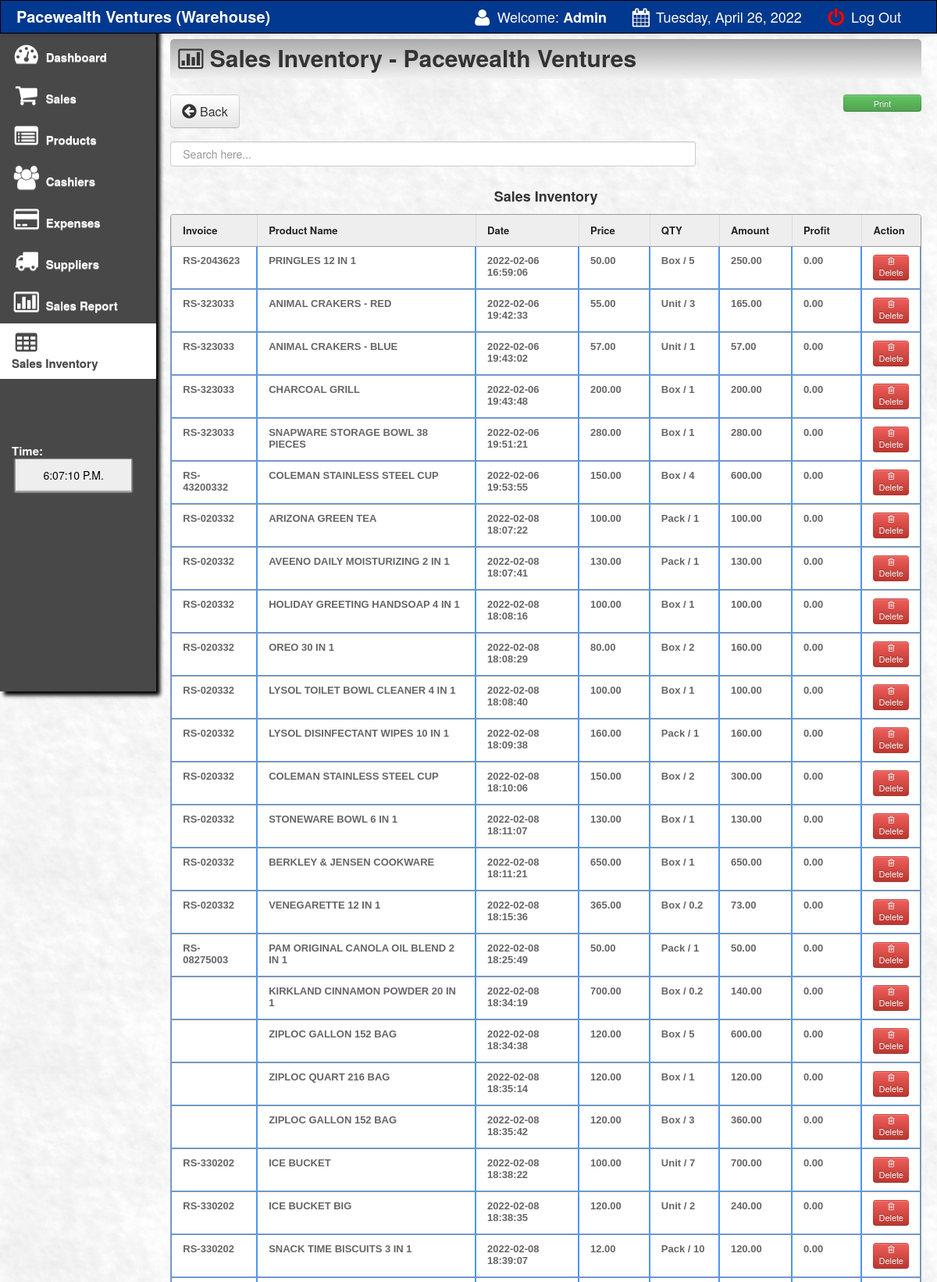
The page /main/sales_inventory.php (signed in, upper part) on the database its author committed.
### tables this page shows
CREATE TABLE `sales_order` (
  `transaction_id` int(11) NOT NULL,
  `invoice` varchar(100) NOT NULL,
  `product` varchar(100) NOT NULL,
  `qty` varchar(100) NOT NULL,
  `amount` varchar(100) NOT NULL,
  `profit` varchar(100) NOT NULL,
  `barcode` varchar(150) NOT NULL,
  `product_name` varchar(200) NOT NULL,
  `price` varchar(100) NOT NULL,
  `date` datetime NOT NULL
);

CREATE TABLE `products` (
  `product_id` int(11) NOT NULL,
  `barcode` varchar(50) NOT NULL,
  `product_name` varchar(200) NOT NULL,
  `expiry_date` date NOT NULL,
  `o_price` varchar(100) NOT NULL,
  `price` varchar(100) NOT NULL,
  `profit` varchar(100) NOT NULL,
  `measure` varchar(20) NOT NULL,
  `qty_left` decimal(10,2) NOT NULL,
  `qty` decimal(10,2) NOT NULL
);

### main/sales_inventory.php (the view, shortened to what this page needs)
<html>
<head>
 <link href="css/bootstrap.css" rel="stylesheet">
    <link rel="stylesheet" type="text/css" href="css/DT_bootstrap.css">
  <link rel="stylesheet" href="css/font-awesome.min.css">
    <link href="css/bootstrap-responsive.css" rel="stylesheet">
<link href="../style.css" media="screen" rel="stylesheet" type="text/css" />
<link href="src/facebox.css" media="screen" rel="stylesheet" type="text/css" />
<link rel="stylesheet" href="print.css" type="text/css" media="print">
<link rel="stylesheet" type="text/css" href="tcal.css" />
</head>
<?php
function createRandomPassword() {
	$chars = "003232303232023232023456789";
	$i = 0;
	$pass = '' ;
	while ($i <= 7) {
		$num = rand() % 33;
		$tmp = substr($chars, $num, 1);
		$pass = $pass . $tmp;
		$i++;
	}
	return $pass;
}
$finalcode='RS-'.createRandomPassword();
?>
<body>
<?php include('navfixed.php');?>
<div class="container-fluid">
      <div class="row-fluid">
	<div class="span2">
          <div class="well sidebar-nav noprint">
              <ul class="nav nav-list">
			  <li><a href="index.php"><i class="icon-dashboard icon-2x"></i> Dashboard </a></li>
				<li><a href="sales.php?id=cash&invoice=<?php echo $finalcode ?>"><i class="icon-shopping-cart icon-2x"></i> Sales</a></li>
				<li><a href="products.php"><i class="icon-list-alt icon-2x"></i> Products</a></li>
				<li><a href="cashier.php"><i class="icon-group icon-2x"></i> Cashiers</a></li>
				<li><a href="expenses.php?d1=0&d2=0"><i class="icon-credit-card icon-2x"></i> Expenses</a></li>
				<li><a href="supplier.php"><i class="icon-truck icon-2x"></i> Suppliers</a></li>
				<li><a href="salesreport.php?d1=0&d2=0"><i class="icon-bar-chart icon-2x"></i> Sales Report</a></li>
				<li class="active"><a href="sales_inventory.php"><i class="icon-table icon-2x"></i><br> Sales Inventory</a></li>
			<br><br><br><br>
			<li>
			 <div class="hero-unit-clock">
			<form name="clock">
			<font color="white">Time: <br></font>&nbsp;<input style="width:150px;" type="submit" class="trans" name="face" value="">
			</form>
			  </div>
			</li>
				</ul>
          </div>
        </div>
	<div class="span10">
	<div class="contentheader">
			<i class="icon-bar-chart"></i> Sales Inventory - Pacewealth Ventures
			</div>
<br>
<a  href="index.php"><button class="btn btn-default btn-large noprint" style="float: left;"><i class="icon icon-circle-arrow-left icon-large"></i> Back</button></a>
	<div style="float:right;">
	<a href="javascript:window.print()" ><button  style="float:right; width: 100px;" class="btn btn-success btn-mini noprint"> Print</button></a>
</div>
<br>
<br>
<br>
<div class="noprint">
<input type="text" style="padding:15px;" name="filter" value="" id="filter" placeholder="Search here..." autocomplete="off" />
</div>
<div class="content" id="content">
<br><br><br>
<center><strong class="noprint">Sales Inventory</strong></center>
<table class="table table-bordered" id="resultTable" data-responsive="table" style="text-align: left;">
	<thead>
		<tr>
			<th width="12%"> Invoice </th>
			<th width="33%"> Product Name </th>
			<th width="15%"> Date </th>
			<th width="10%"> Price </th>
			<th width="10%"> QTY </th>
			<th width="10%"> Amount </th>
			<th width="10%"> Profit </th>
			<th class="noprint"> Action </th>
		</tr>
	</thead>
	<tbody>
			<?php
			function formatMoney($number, $fractional=false) {
					if ($fractional) {
						$number = sprintf('%.2f', $number);
					}
					while (true) {
						$replaced = preg_replace('/(-?\d+)(\d\d\d)/', '$1,$2', $number);
						if ($replaced != $number) {
							$number = $replaced;
						} else {
							break;
						}
					}
					return $number;
				}
				include('../connect.php');
				$result = $db->prepare("SELECT *, sales_order.qty AS qty FROM sales_order JOIN products ON sales_order.product = products.product_id ORDER by date");
				$result->execute();
				for($i=0; $row = $result->fetch(); $i++){
			?>
			<tr class="record">
			<td><?php echo $row['invoice']; ?></td>
			<td><?php echo $row['product_name']; ?></td>
			<td><?php echo $row['date']; ?></td>
			<td><?php $price=$row['price']; echo formatMoney($price, true); ?></td>
			<td><?php echo $row['measure']." / ".$row['qty'] ?></td>
			<td><?php $oprice=$row['amount']; echo formatMoney($oprice, true); ?></td>
			<td><?php $pprice=$row['profit']; echo formatMoney($pprice, true); ?></td>
			<td class="noprint"><a href="deletesalesinventory.php?id=<?php echo $row['transaction_id']; ?>&qty=<?php echo $row['qty'];?>"><button class="btn btn-mini btn-danger"><i class="icon icon-trash"></i> Delete </button></a>
			</tr>
			<?php
				}
				?>
	</tbody>
</table>
</div>
</div>
</div>
</div>
</body>
<?php include('footer.php');?>
</html>

### style.css (style rules this page uses)
td a { color:darkblue; }
input { border: 1px solid #999; background: #EEEEEE; padding: 10px; box-shadow:0 1px 2px #ddd; -moz-box-shadow:0 1px 2px #ddd; -webkit-box-shadow:0 1px 2px #ddd; }
#filter { width: 70%; float:left; }
#resultTable { border-collapse: separate; background-color: #FFFFFF; border-spacing: 0; max-width: 100%; }
#resultTable { color: #666666; text-shadow: 0 1px 0 #FFFFFF; width: 100%; border: 1px solid #999999; box-shadow: 0 5px 5px -5px rgba(0, 0, 0, 0.3); margin-top: 13px; }
#resultTable thead tr th { background: none repeat scroll 0 0 #EEEEEE; color: #222222; padding: 10px 14px; text-align: left; border-top: 0 none; font-size: 13px; }
#resultTable tbody tr td { font: bold 13px 'Arial'; text-align: left; padding: 10px 14px; border-top: 1px solid #999999; }
#resultTable td { padding:7px; border:#4e95f4 1px solid; }
#resultTable tr { background: #fff; }

### main/sales_inventory.php (style rules this page uses)
body { padding-top: 60px; padding-bottom: 40px; }
.sidebar-nav { padding: 9px 0; }

### rows shown on the page
sales_order: invoice "RS-2043623", products.product_name "PRINGLES 12 IN 1", date "2022-02-06 16:59:06", products.price "50.00", products.measure "Box", qty "5", amount "250.00", products.profit "0.00"
sales_order: invoice "RS-323033", products.product_name "ANIMAL CRAKERS - RED", date "2022-02-06 19:42:33", products.price "55.00", products.measure "Unit", qty "3", amount "165.00", products.profit "0.00"
sales_order: invoice "RS-323033", products.product_name "ANIMAL CRAKERS - BLUE", date "2022-02-06 19:43:02", products.price "57.00", products.measure "Unit", qty "1", amount "57.00", products.profit "0.00"
sales_order: invoice "RS-323033", products.product_name "CHARCOAL GRILL", date "2022-02-06 19:43:48", products.price "200.00", products.measure "Box", qty "1", amount "200.00", products.profit "0.00"
sales_order: invoice "RS-323033", products.product_name "SNAPWARE STORAGE BOWL 38 PIECES", date "2022-02-06 19:51:21", products.price "280.00", products.measure "Box", qty "1", amount "280.00", products.profit "0.00"
sales_order: invoice "RS-43200332", products.product_name "COLEMAN STAINLESS STEEL CUP", date "2022-02-06 19:53:55", products.price "150.00", products.measure "Box", qty "4", amount "600.00", products.profit "0.00"
sales_order: invoice "RS-020332", products.product_name "ARIZONA GREEN TEA", date "2022-02-08 18:07:22", products.price "100.00", products.measure "Pack", qty "1", amount "100.00", products.profit "0.00"
sales_order: invoice "RS-020332", products.product_name "AVEENO DAILY MOISTURIZING 2 IN 1", date "2022-02-08 18:07:41", products.price "130.00", products.measure "Pack", qty "1", amount "130.00", products.profit "0.00"
sales_order: invoice "RS-020332", products.product_name "HOLIDAY GREETING HANDSOAP 4 IN 1", date "2022-02-08 18:08:16", products.price "100.00", products.measure "Box", qty "1", amount "100.00", products.profit "0.00"
sales_order: invoice "RS-020332", products.product_name "OREO 30 IN 1", date "2022-02-08 18:08:29", products.price "80.00", products.measure "Box", qty "2", amount "160.00", products.profit "0.00"
sales_order: invoice "RS-020332", products.product_name "LYSOL TOILET BOWL CLEANER 4 IN 1", date "2022-02-08 18:08:40", products.price "100.00", products.measure "Box", qty "1", amount "100.00", products.profit "0.00"
sales_order: invoice "RS-020332", products.product_name "LYSOL DISINFECTANT WIPES 10 IN 1", date "2022-02-08 18:09:38", products.price "160.00", products.measure "Pack", qty "1", amount "160.00", products.profit "0.00"
sales_order: invoice "RS-020332", products.product_name "COLEMAN STAINLESS STEEL CUP", date "2022-02-08 18:10:06", products.price "150.00", products.measure "Box", qty "2", amount "300.00", products.profit "0.00"
sales_order: invoice "RS-020332", products.product_name "STONEWARE BOWL 6 IN 1", date "2022-02-08 18:11:07", products.price "130.00", products.measure "Box", qty "1", amount "130.00", products.profit "0.00"
sales_order: invoice "RS-020332", products.product_name "BERKLEY & JENSEN COOKWARE", date "2022-02-08 18:11:21", products.price "650.00", products.measure "Box", qty "1", amount "650.00", products.profit "0.00"
sales_order: invoice "RS-020332", products.product_name "VENEGARETTE 12 IN 1", date "2022-02-08 18:15:36", products.price "365.00", products.measure "Box", qty "0.2", amount "73.00", products.profit "0.00"
sales_order: invoice "RS-08275003", products.product_name "PAM ORIGINAL CANOLA OIL BLEND 2 IN 1", date "2022-02-08 18:25:49", products.price "50.00", products.measure "Pack", qty "1", amount "50.00", products.profit "0.00"
sales_order: products.product_name "KIRKLAND CINNAMON POWDER 20 IN 1", date "2022-02-08 18:34:19", products.price "700.00", products.measure "Box", qty "0.2", amount "140.00", products.profit "0.00"
sales_order: products.product_name "ZIPLOC GALLON 152 BAG", date "2022-02-08 18:34:38", products.price "120.00", products.measure "Box", qty "5", amount "600.00", products.profit "0.00"
sales_order: products.product_name "ZIPLOC QUART 216 BAG", date "2022-02-08 18:35:14", products.price "120.00", products.measure "Box", qty "1", amount "120.00", products.profit "0.00"
sales_order: products.product_name "ZIPLOC GALLON 152 BAG", date "2022-02-08 18:35:42", products.price "120.00", products.measure "Box", qty "3", amount "360.00", products.profit "0.00"
sales_order: invoice "RS-330202", products.product_name "ICE BUCKET", date "2022-02-08 18:38:22", products.price "100.00", products.measure "Unit", qty "7", amount "700.00", products.profit "0.00"
sales_order: invoice "RS-330202", products.product_name "ICE BUCKET BIG", date "2022-02-08 18:38:35", products.price "120.00", products.measure "Unit", qty "2", amount "240.00", products.profit "0.00"
sales_order: invoice "RS-330202", products.product_name "SNACK TIME BISCUITS 3 IN 1", date "2022-02-08 18:39:07", products.price "12.00", products.measure "Pack", qty "10", amount "120.00", products.profit "0.00"

### other values the page prints
$_SESSION['SESS_FIRST_NAME'] "Admin"
$new "Tuesday, April 26, 2022"
